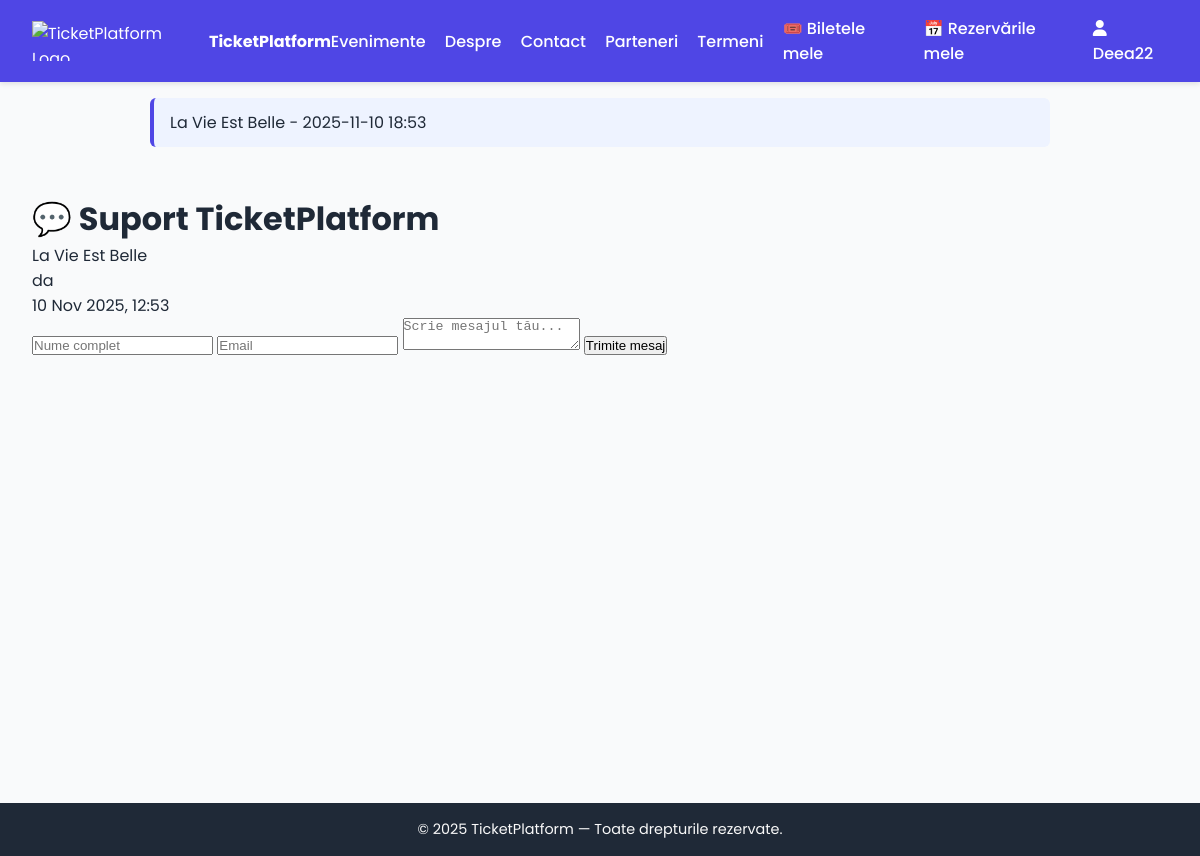
/contact/ (signed in), run on the app's committed database.
### users/models.py (models this page shows, shortened)
class CustomUser(AbstractUser):
    is_participant = models.BooleanField(default=False)
    is_organizer = models.BooleanField(default=False)

### pages/models.py (models this page shows)
class SupportMessage(models.Model):
    name = models.CharField(max_length=100)
    email = models.EmailField()
    message = models.TextField()
    response = models.TextField(blank=True, null=True)
    is_support = models.BooleanField(default=False)  # True dacă mesajul e de la suport
    created_at = models.DateTimeField(default=timezone.now)
    class Meta:
        ordering = ['created_at']
    def __str__(self):
        return f"{self.name} - {self.created_at.strftime('%Y-%m-%d %H:%M')}"

### pages/views.py (the view, shortened to what this page needs)
# urls.py: path('contact/', views.contact, name='contact'),
def contact(request):
    messages = SupportMessage.objects.all().order_by('-created_at')
    return render(request, 'pages/contact.html', {'messages': messages})

### pages/templates/pages/contact.html (shortened to what this page needs)
{% extends 'base.html' %}
{% block content %}
<div class="max-w-3xl mx-auto mt-10 p-6 bg-white rounded-2xl shadow-md flex flex-col h-[80vh]">
    <h1 class="text-2xl font-bold mb-6 text-center text-indigo-700">💬 Suport TicketPlatform</h1>
    <div id="chatBox" class="flex-1 overflow-y-auto space-y-4 p-4 border rounded-lg bg-gray-50">
        {% for msg in messages %}
            <div class="flex {% if msg.is_support %}justify-start{% else %}justify-end{% endif %}">
                <div class="{% if msg.is_support %}bg-indigo-100 text-gray-800{% else %}bg-indigo-600 text-white{% endif %} p-3 rounded-xl max-w-xs break-words">
                    <p class="text-sm font-semibold">{{ msg.name }}</p>
                    <p>{{ msg.message }}</p>
                    <p class="text-xs text-gray-400 mt-1">{{ msg.created_at|date:"d M Y, H:i" }}</p>
                </div>
            </div>
        {% empty %}
            <p class="text-gray-500 text-center">Niciun mesaj trimis încă. Fii primul care ne scrie!</p>
        {% endfor %}
    </div>
    <form method="POST" class="mt-6 flex flex-col space-y-3">
        <input type="text" name="name" placeholder="Nume complet" required class="w-full border rounded-lg p-2 focus:ring-2 focus:ring-indigo-500 focus:outline-none">
        <input type="email" name="email" placeholder="Email" required class="w-full border rounded-lg p-2 focus:ring-2 focus:ring-indigo-500 focus:outline-none">
        <textarea name="message" placeholder="Scrie mesajul tău..." required class="w-full border rounded-lg p-2 h-24 focus:ring-2 focus:ring-indigo-500 focus:outline-none"></textarea>
        <button type="submit" class="w-full bg-indigo-600 text-white py-2 rounded-lg hover:bg-indigo-700 transition">
            Trimite mesaj
        </button>
    </form>
</div>
{% endblock %}

### templates/base.html (shortened to what this page needs)
<!DOCTYPE html>
{% load static %}
<html lang="ro">
<head>
    <link rel="stylesheet" href="https://cdnjs.cloudflare.com/ajax/libs/font-awesome/6.5.0/css/all.min.css">
</head>
<body>
<header>
    <div class="logo">
        <a href="/" style="display: flex; align-items: center; gap: 10px; color: white; text-decoration: none;">
            <img src="{% static 'events/img/logo.png' %}" alt="TicketPlatform Logo">
            <strong>TicketPlatform</strong>
        </a>
    </div>
    <nav id="navbar">
        <ul class="desktop">
            <li><a href="{% url 'events_list' %}">Evenimente</a></li>
            <li><a href="{% url 'about' %}">Despre</a></li>
            <li><a href="{% url 'contact' %}">Contact</a></li>
            <li><a href="{% url 'partners' %}">Parteneri</a></li>
            <li><a href="{% url 'terms' %}">Termeni</a></li>
            {% if user.is_authenticated %}
                {% if user.is_organizer %}
                    <li><a href="{% url 'my_events' %}">📋 Evenimentele mele</a></li>
                    <li><a href="{% url 'create_event' %}">➕ Creează Eveniment</a></li>
                {% elif user.is_participant %}
                    <li><a href="{% url 'my_tickets' %}">🎟️ Biletele mele</a></li>
                    <li><a href="{% url 'my_reservations' %}">📅 Rezervările mele</a></li>
                {% endif %}
                <li class="dropdown">
                    <a href="#"><i class="fa fa-user"></i> {{ user.username }}</a>
                </li>
            {% else %}
                <li><a href="{% url 'login' %}">Login</a></li>
                <li><a href="{% url 'register' %}">Register</a></li>
            {% endif %}
        </ul>
    </nav>
</header>
{% if messages %}
<div class="messages">
    {% for message in messages %}
        <div>{{ message }}</div>
    {% endfor %}
</div>
{% endif %}
<main>
    {% block content %}{% endblock %}
</main>
<footer>
    <p>&copy; 2025 TicketPlatform — Toate drepturile rezervate.</p>
</footer>
</body>
</html>

### templates/base.html (style rules this page uses)
:root { --primary: #4f46e5; --secondary: #6366f1; --bg-light: #f9fafb; --bg-dark: #111827; --text-dark: #1f2937; --text-light: #f9f9f9; }
* { margin: 0; padding: 0; box-sizing: border-box; }
body { font-family: 'Poppins', sans-serif; background: var(--bg-light); color: var(--text-dark); transition: background 0.3s, color 0.3s; }
header { background: var(--primary); color: white; padding: 1rem 2rem; display: flex; justify-content: space-between; align-items: center; position: sticky; top: 0; z-index: 50; box-shadow: 0 2px 5px rgba(0,0,0,0.1); }
.logo img { height: 40px; }
nav ul { display: flex; list-style: none; gap: 1.2rem; align-items: center; }
nav a { color: white; text-decoration: none; font-weight: 500; transition: opacity 0.2s; }
main { padding: 2rem; min-height: 80vh; }
footer { background: #1f2937; color: var(--text-light); text-align: center; padding: 1rem; font-size: 0.9rem; }
.messages { max-width: 900px; margin: 1rem auto; }
.messages div { background: #eef3ff; border-left: 4px solid var(--primary); margin-bottom: 10px; padding: 12px 16px; border-radius: 6px; color: var(--text-dark); }
.dropdown { position: relative; }

### data on the page
CustomUser: username "Deea22"
SupportMessage: name+created_at "La Vie Est Belle - 2025-11-10 18:53", name "La Vie Est Belle", message "da", created_at "10 Nov 2025, 12:53"
